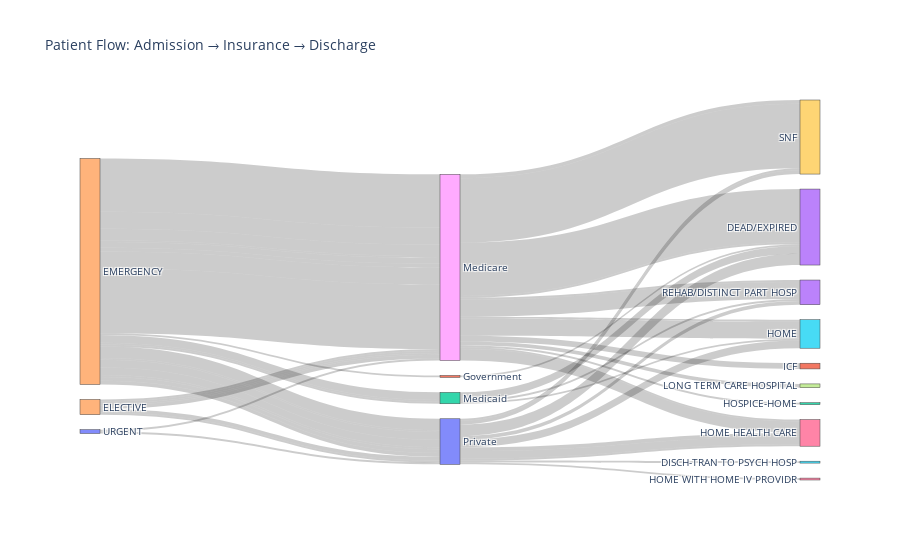

This figure's notebook cell:
### Code cell
# Graph 5 
# Using plotly visualizes patient flow paths from admission type to outcome.
flows = admissions.groupby(['admission_type', 'insurance', 'discharge_location']).size().reset_index(name='count')

labels = list(set(flows['admission_type']) | set(flows['insurance']) | set(flows['discharge_location']))
label_map = {k: v for v, k in enumerate(labels)}

source = flows['admission_type'].map(label_map)
intermediate = flows['insurance'].map(label_map)
target = flows['discharge_location'].map(label_map)

# Split into 2 links: Admission → Insurance, Insurance → Discharge
fig = go.Figure(data=[go.Sankey(
    node=dict(pad=15, thickness=20, label=labels),
    link=dict(
        source=source.tolist() + intermediate.tolist(),
        target=intermediate.tolist() + target.tolist(),
        value=flows['count'].tolist() + flows['count'].tolist()
    ))])

fig.update_layout(title_text="Patient Flow: Admission → Insurance → Discharge", font_size=10)
fig.show()

### Figure 1 — Plotly figure (JSON) as saved in the notebook; plotly's stock layout.template omitted (floating-point values rounded to 4 significant figures)
{"data": [{"link": {"source": [4, 4, 4, 4, 4, 4, 14, 14, 14, 14, 14, 14, 14, 14, 14, 14, 14, 14, 14, 14, 14, 14, 14, 14, 14, 10, 10, 8, 8, 8, 8, 0, 0, 11, 12, 12, 12, 8, 8, 8, 8, 8, 8, 8, 8, 0, 0, 0, 0, 0, 0, 0, 8, 0], "target": [8, 8, 8, 8, 0, 0, 11, 12, 12, 12, 8, 8, 8, 8, 8, 8, 8, 8, 0, 0, 0, 0, 0, 0, 0, 8, 0, 15, 16, 3, 9, 16, 9, 13, 13, 15, 3, 13, 15, 16, 2, 1, 7, 3, 9, 13, 5, 15, 16, 6, 3, 9, 13, 16], "value": [1, 1, 1, 2, 2, 1, 1, 4, 1, 1, 28, 9, 6, 1, 3, 2, 9, 34, 6, 1, 4, 4, 1, 2, 2, 1, 1, 1, 1, 1, 2, 2, 1, 1, 4, 1, 1, 28, 9, 6, 1, 3, 2, 9, 34, 6, 1, 4, 4, 1, 2, 2, 1, 1]}, "node": {"label": ["Private", "ICF", "HOSPICE-HOME", "REHAB/DISTINCT PART HOSP", "ELECTIVE", "DISCH-TRAN TO PSYCH HOSP", "HOME WITH HOME IV PROVIDR", "LONG TERM CARE HOSPITAL", "Medicare", "SNF", "URGENT", "Government", "Medicaid", "DEAD/EXPIRED", "EMERGENCY", "HOME", "HOME HEALTH CARE"], "pad": 15, "thickness": 20}, "type": "sankey"}], "layout": {"font": {"size": 10}, "title": {"text": "Patient Flow: Admission → Insurance → Discharge"}}}
